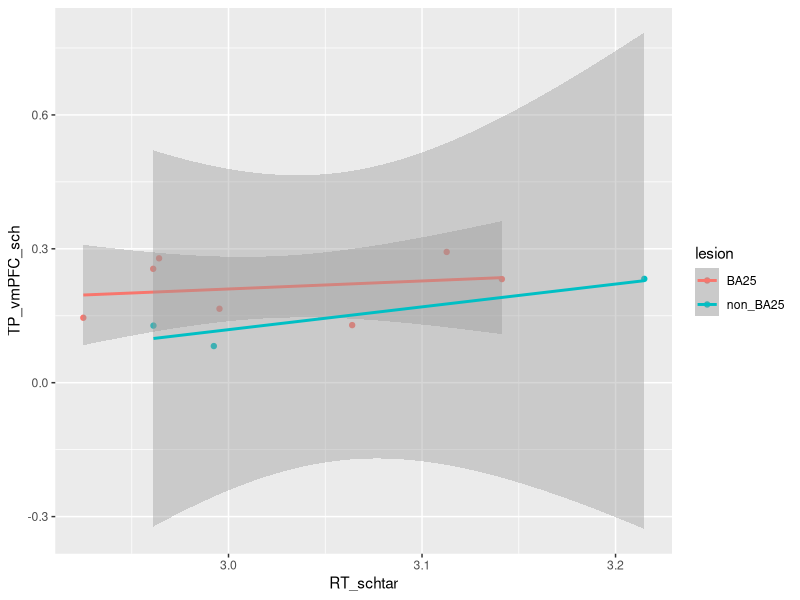
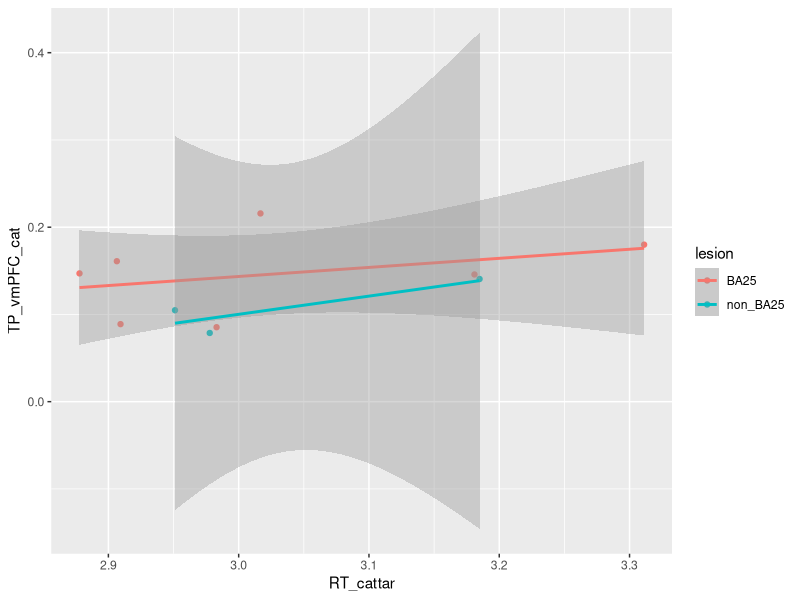
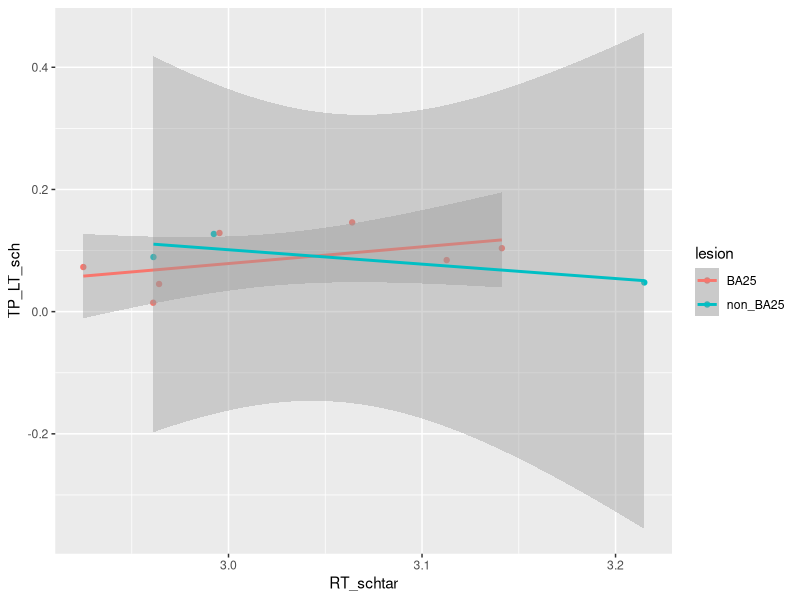
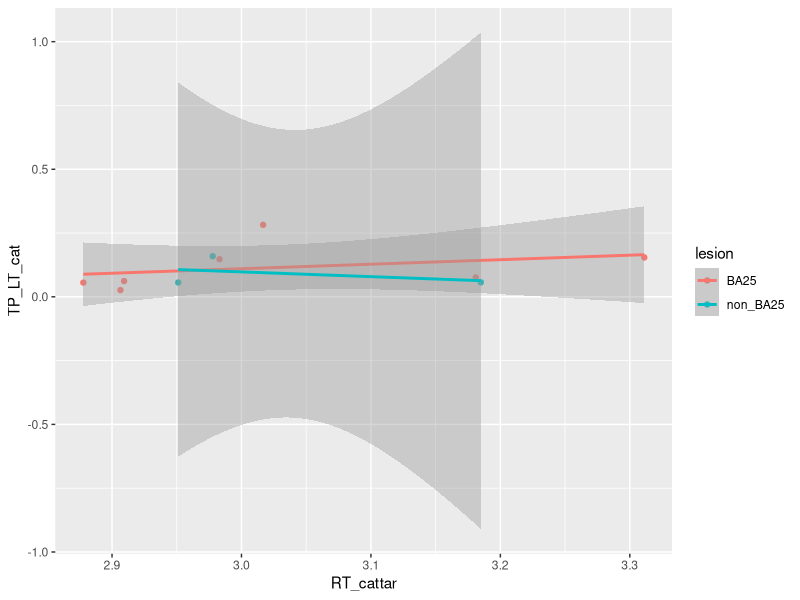
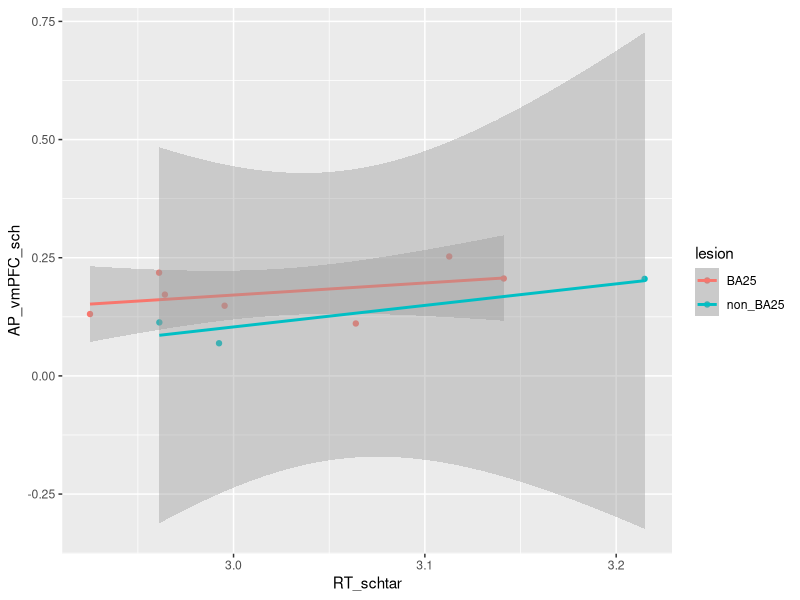
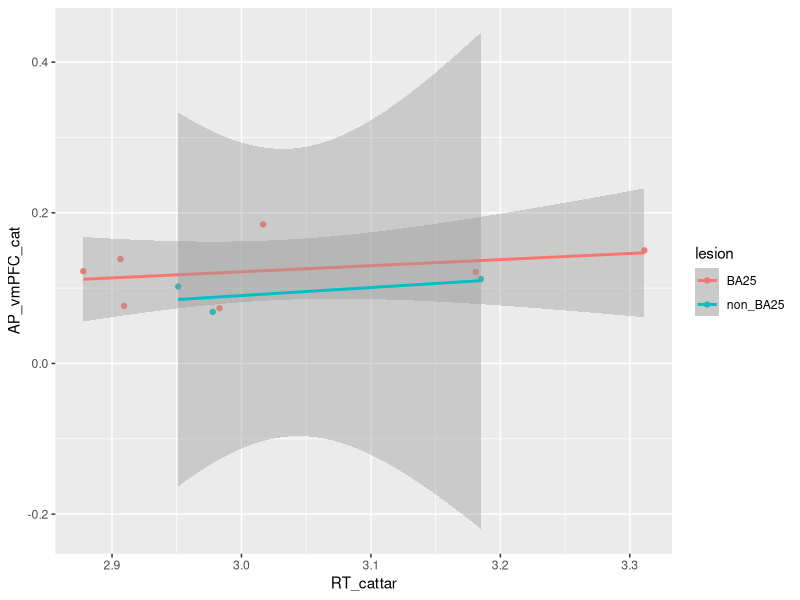
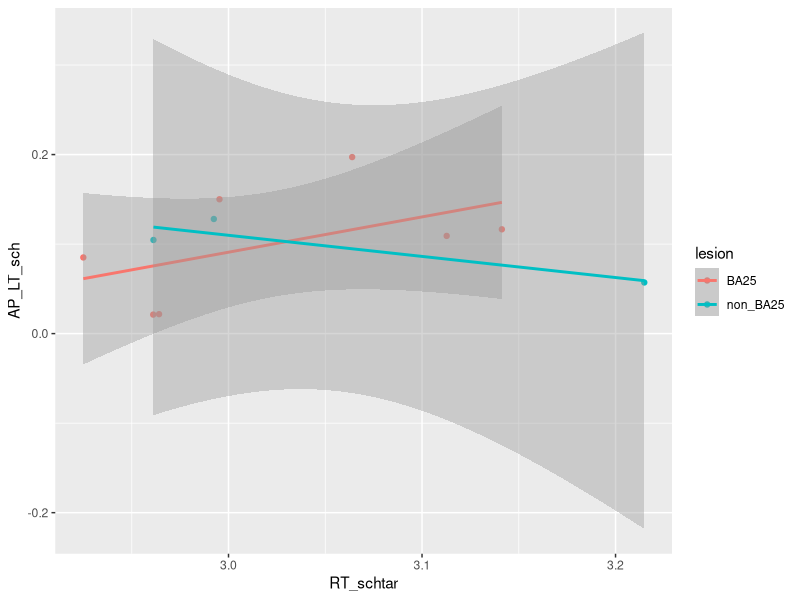
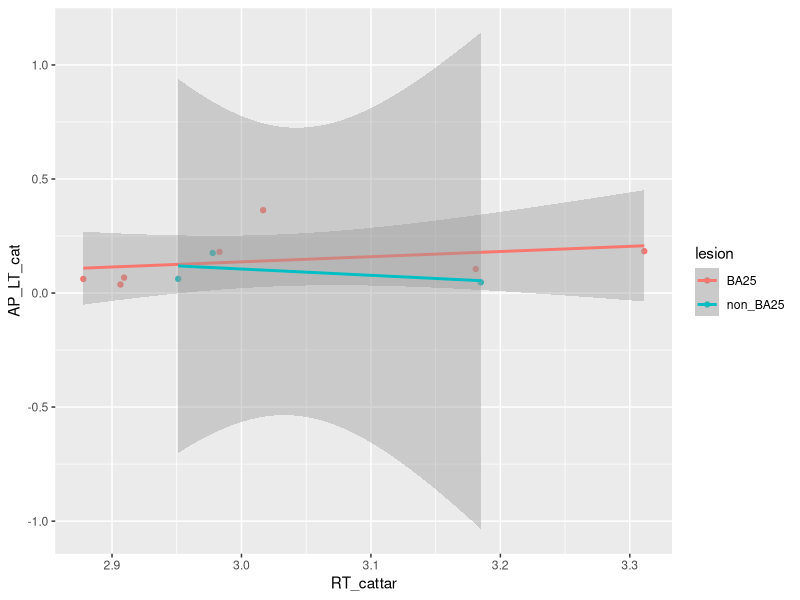

Source code (R) for these figures, in order:
## ---- chunk 1
knitr::opts_chunk$set(echo = TRUE)
library(tidyverse) #for making everything simpler
library(readxl) #to read in an excel sheet
library(ggplot2) #for plotting
library(dplyr) #in case I need to wrangle data
library(ggpubr) #also for plotting in case I need it
pre <- read_excel("wdata.xlsx", sheet = "pre") #reading in data for pe
post <- read_excel("wdata.xlsx", sheet = "post") #reading in the data for post
#to run this you'll have to set the working directory to wherever you need, right now it's set to my source file location
## ---- chunk 2
###these lines of code are correlating behavioural data and brain data and then making a messy plot with the data points and a best fit line for both BA 25 patients and non BA 25 patients. I'm only using RT here because accuracy was not distributed enough to produce reliable correlations. I am also not running Fisher's Z tests here because the correlations are just exploratory. Instead, I ran correlations for all patients and visualized the difference between groups using ggplot. 
cor.test(pre$RT_schtar, pre$TP_vmPFC_sch, method = c("pearson"), data = pre) #running Pearson's R

pre %>% #using ggplot to quickly plot
  ggplot(aes(RT_schtar, TP_vmPFC_sch, colour=lesion)) +
  geom_point() +
  geom_smooth(method=lm)

cor.test(pre$RT_cattar, pre$TP_vmPFC_cat, method = c("pearson"), data = pre)

pre %>%
  ggplot(aes(RT_cattar, TP_vmPFC_cat, colour=lesion)) +
  geom_point() +
  geom_smooth(method=lm)

cor.test(pre$RT_schtar, pre$TP_LT_sch, method = c("pearson"), data = pre)

pre %>%
  ggplot(aes(RT_schtar, TP_LT_sch, colour=lesion)) +
  geom_point() +
  geom_smooth(method=lm)

cor.test(pre$RT_cattar, pre$TP_LT_cat, method = c("pearson"), data = pre)

pre %>%
  ggplot(aes(RT_cattar, TP_LT_cat, colour=lesion)) +
  geom_point() +
  geom_smooth(method=lm)

cor.test(pre$RT_schtar, pre$AP_vmPFC_sch, method = c("pearson"), data = pre)

pre %>%
  ggplot(aes(RT_schtar, AP_vmPFC_sch, colour=lesion)) +
  geom_point() +
  geom_smooth(method=lm)

cor.test(pre$RT_cattar, pre$AP_vmPFC_cat, method = c("pearson"), data = pre)

pre %>%
  ggplot(aes(RT_cattar, AP_vmPFC_cat, colour=lesion)) +
  geom_point() +
  geom_smooth(method=lm)

cor.test(pre$RT_schtar, pre$AP_LT_sch, method = c("pearson"), data = pre)

pre %>%
  ggplot(aes(RT_schtar, AP_LT_sch, colour=lesion)) +
  geom_point() +
  geom_smooth(method=lm)

cor.test(pre$RT_cattar, pre$AP_LT_cat, method = c("pearson"), data = pre)

pre %>%
  ggplot(aes(RT_cattar, AP_LT_cat, colour=lesion)) +
  geom_point() +
  geom_smooth(method=lm)

cor.test(pre$RT_schtar, pre$BP_vmPFC_sch, method = c("pearson"), data = pre)

pre %>%
  ggplot(aes(RT_schtar, BP_vmPFC_sch, colour=lesion)) +
  geom_point() +
  geom_smooth(method=lm)

cor.test(pre$RT_cattar, pre$BP_vmPFC_cat, method = c("pearson"), data = pre)

pre %>%
  ggplot(aes(RT_cattar, BP_vmPFC_cat, colour=lesion)) +
  geom_point() +
  geom_smooth(method=lm)

cor.test(pre$RT_schtar, pre$BP_LT_sch, method = c("pearson"), data = pre)

pre %>%
  ggplot(aes(RT_schtar, BP_LT_sch, colour=lesion)) +
  geom_point() +
  geom_smooth(method=lm)

cor.test(pre$RT_cattar, pre$BP_LT_cat, method = c("pearson"), data = pre)

pre %>%
  ggplot(aes(RT_cattar, BP_LT_cat, colour=lesion)) +
  geom_point() +
  geom_smooth(method=lm)

cor.test(pre$RT_schtar, pre$AD_vmPFC_sch, method = c("pearson"), data = pre)

pre %>%
  ggplot(aes(RT_schtar, AD_vmPFC_sch, colour=lesion)) +
  geom_point() +
  geom_smooth(method=lm)

cor.test(pre$RT_cattar, pre$AD_vmPFC_cat, method = c("pearson"), data = pre)

pre %>%
  ggplot(aes(RT_cattar, AD_vmPFC_cat, colour=lesion)) +
  geom_point() +
  geom_smooth(method=lm)

cor.test(pre$RT_schtar, pre$AD_LT_sch, method = c("pearson"), data = pre)

pre %>%
  ggplot(aes(RT_schtar, AD_LT_sch, colour=lesion)) +
  geom_point() +
  geom_smooth(method=lm)

cor.test(pre$RT_cattar, pre$AD_LT_cat, method = c("pearson"), data = pre)

pre %>%
  ggplot(aes(RT_cattar, AD_LT_cat, colour=lesion)) +
  geom_point() +
  geom_smooth(method=lm)

cor.test(pre$RT_schtar, pre$TD_vmPFC_sch, method = c("pearson"), data = pre)

pre %>%
  ggplot(aes(RT_schtar, TD_vmPFC_sch, colour=lesion)) +
  geom_point() +
  geom_smooth(method=lm)

cor.test(pre$RT_cattar, pre$TD_vmPFC_cat, method = c("pearson"), data = pre)

pre %>%
  ggplot(aes(RT_cattar, TD_vmPFC_cat, colour=lesion)) +
  geom_point() +
  geom_smooth(method=lm)
## ---- chunk 3
###The following tests are running Wilcoxon W tests for the pre-stimulus brain data, running two-sided Wilcoxon W tests
#the first 12 are for power (absolute value of amplitude in a certain frequency), the remaining are DICS (amplitude values in a certain frequency)
TP_vmPFC_sch <- wilcox.test(TP_vmPFC_sch ~ lesion, exact = F, alternative = "two.sided", data=pre)
TP_vmPFC_cat <- wilcox.test(TP_vmPFC_cat ~ lesion, exact = F, alternative = "two.sided", data=pre)
TP_LT_sch <- wilcox.test(TP_LT_sch ~ lesion, exact = F, alternative = "two.sided", data=pre)
TP_LT_cat <- wilcox.test(TP_LT_cat ~ lesion, exact = F, alternative = "two.sided", data=pre)
AP_vmPFC_sch	<- wilcox.test(AP_vmPFC_sch ~ lesion, exact = F, alternative = "two.sided", data=pre)
AP_vmPFC_cat	<- wilcox.test(AP_vmPFC_cat ~ lesion, exact = F, alternative = "two.sided", data=pre)
AP_LT_sch <- wilcox.test(AP_LT_sch ~ lesion, exact = F, alternative = "two.sided", data=pre)
AP_LT_cat <- wilcox.test(AP_LT_cat ~ lesion, exact = F, alternative = "two.sided", data=pre)
BP_vmPFC_sch <- wilcox.test(BP_vmPFC_sch ~ lesion, exact = F, alternative = "two.sided", data=pre)
BP_vmPFC_cat <- wilcox.test(BP_vmPFC_cat ~ lesion, exact = F, alternative = "two.sided", data=pre)
BP_LT_sch <- wilcox.test(BP_LT_sch ~ lesion, exact = F, alternative = "two.sided", data=pre)
BP_LT_cat <- wilcox.test(BP_LT_cat ~ lesion, exact = F, alternative = "two.sided", data=pre)

TD_vmPFC_sch <- wilcox.test(TD_vmPFC_sch ~ lesion, exact = F, alternative = "two.sided", data=pre)
TD_vmPFC_cat <- wilcox.test(TD_vmPFC_cat ~ lesion, exact = F, alternative = "two.sided", data=pre)
AD_vmPFC_sch <- wilcox.test(AD_vmPFC_sch ~ lesion, exact = F, alternative = "two.sided", data=pre)
AD_vmPFC_cat <- wilcox.test(AD_vmPFC_cat ~ lesion, exact = F, alternative = "two.sided", data=pre)		
AD_LT_sch <- wilcox.test(AD_LT_sch ~ lesion, exact = F, alternative = "two.sided", data=pre)
AD_LT_cat <- wilcox.test(AD_LT_cat ~ lesion, exact = F, alternative = "two.sided", data=pre)
## ---- chunk 4
###these lines of code are correlating behavioural data and brain data and then making a messy plot with the data points and a best fit line for both BA 25 patients and non BA 25 patients. I'm only using RT here because accuracy was not distributed enough to produce reliable correlations. I am also not running Fisher's Z tests here because the correlations are just exploratory. Instead, I ran correlations for all patients and visualized the difference between groups using ggplot. 
cor.test(post$RT_schtar, post$TP_vmPFC_schtar, method = c("pearson"), data = post)

post %>%
  ggplot(aes(RT_schtar, TP_vmPFC_schtar, colour=lesion)) +
  geom_point() +
  geom_smooth(method=lm)

cor.test(post$RT_cattar, post$TP_vmPFC_cattar, method = c("pearson"), data = post)

post %>%
  ggplot(aes(RT_cattar, TP_vmPFC_cattar, colour=lesion)) +
  geom_point() +
  geom_smooth(method=lm)

cor.test(post$RT_schlur, post$TP_vmPFC_schlur, method = c("pearson"), data = post)

post %>%
  ggplot(aes(RT_schlur, TP_vmPFC_schlur, colour=lesion)) +
  geom_point() +
  geom_smooth(method=lm)

cor.test(post$RT_catlur, post$TP_vmPFC_catlur, method = c("pearson"), data = post)

post %>%
  ggplot(aes(RT_catlur, TP_vmPFC_catlur, colour=lesion)) +
  geom_point() +
  geom_smooth(method=lm)

cor.test(post$RT_schtar, post$TP_LT_schtar, method = c("pearson"), data = post)

post %>%
  ggplot(aes(RT_schtar, TP_LT_schtar, colour=lesion)) +
  geom_point() +
  geom_smooth(method=lm)

cor.test(post$RT_cattar, post$TP_LT_cattar, method = c("pearson"), data = post)

post %>%
  ggplot(aes(RT_cattar, TP_LT_cattar, colour=lesion)) +
  geom_point() +
  geom_smooth(method=lm)

cor.test(post$RT_schlur, post$TP_LT_schlur, method = c("pearson"), data = post)

post %>%
  ggplot(aes(RT_schlur, TP_LT_schlur, colour=lesion)) +
  geom_point() +
  geom_smooth(method=lm)

cor.test(post$RT_catlur, post$TP_LT_catlur, method = c("pearson"), data = post)

post %>%
  ggplot(aes(RT_catlur, TP_LT_catlur, colour=lesion)) +
  geom_point() +
  geom_smooth(method=lm)

cor.test(post$RT_schtar, post$AP_vmPFC_schtar, method = c("pearson"), data = post)

post %>%
  ggplot(aes(RT_schtar, AP_vmPFC_schtar, colour=lesion)) +
  geom_point() +
  geom_smooth(method=lm)

cor.test(post$RT_cattar, post$AP_vmPFC_cattar, method = c("pearson"), data = post)

post %>%
  ggplot(aes(RT_cattar, AP_vmPFC_cattar, colour=lesion)) +
  geom_point() +
  geom_smooth(method=lm)

cor.test(post$RT_schlur, post$AP_vmPFC_schlur, method = c("pearson"), data = post)

post %>%
  ggplot(aes(RT_schlur, AP_vmPFC_schlur, colour=lesion)) +
  geom_point() +
  geom_smooth(method=lm)

cor.test(post$RT_catlur, post$AP_vmPFC_catlur, method = c("pearson"), data = post)

post %>%
  ggplot(aes(RT_catlur, AP_vmPFC_catlur, colour=lesion)) +
  geom_point() +
  geom_smooth(method=lm)

cor.test(post$RT_schtar, post$AP_LT_schtar, method = c("pearson"), data = post)

post %>%
  ggplot(aes(RT_schtar, AP_LT_schtar, colour=lesion)) +
  geom_point() +
  geom_smooth(method=lm)

cor.test(post$RT_cattar, post$AP_LT_cattar, method = c("pearson"), data = post)

post %>%
  ggplot(aes(RT_cattar, AP_LT_cattar, colour=lesion)) +
  geom_point() +
  geom_smooth(method=lm)

cor.test(post$RT_schlur, post$AP_LT_schlur, method = c("pearson"), data = post)

post %>%
  ggplot(aes(RT_schlur, AP_LT_schlur, colour=lesion)) +
  geom_point() +
  geom_smooth(method=lm)

cor.test(post$RT_catlur, post$AP_LT_catlur, method = c("pearson"), data = post)

post %>%
  ggplot(aes(RT_catlur, AP_LT_catlur, colour=lesion)) +
  geom_point() +
  geom_smooth(method=lm)

cor.test(post$RT_schtar, post$BP_LT_schtar, method = c("pearson"), data = post)

post %>%
  ggplot(aes(RT_schtar, BP_LT_schtar, colour=lesion)) +
  geom_point() +
  geom_smooth(method=lm)

cor.test(post$RT_cattar, post$BP_LT_cattar, method = c("pearson"), data = post)

post %>%
  ggplot(aes(RT_cattar, BP_LT_cattar, colour=lesion)) +
  geom_point() +
  geom_smooth(method=lm)

cor.test(post$RT_schlur, post$BP_LT_schlur, method = c("pearson"), data = post)

post %>%
  ggplot(aes(RT_schlur, BP_LT_schlur, colour=lesion)) +
  geom_point() +
  geom_smooth(method=lm)

cor.test(post$RT_catlur, post$BP_LT_catlur, method = c("pearson"), data = post)

post %>%
  ggplot(aes(RT_catlur, BP_LT_catlur, colour=lesion)) +
  geom_point() +
  geom_smooth(method=lm)

cor.test(post$RT_schtar, post$AD_vmPFC_schtar, method = c("pearson"), data = post)

post %>%
  ggplot(aes(RT_schtar, AD_vmPFC_schtar, colour=lesion)) +
  geom_point() +
  geom_smooth(method=lm)

cor.test(post$RT_cattar, post$AD_vmPFC_cattar, method = c("pearson"), data = post)

post %>%
  ggplot(aes(RT_cattar, AD_vmPFC_cattar, colour=lesion)) +
  geom_point() +
  geom_smooth(method=lm)

cor.test(post$RT_schlur, post$AD_vmPFC_schlur, method = c("pearson"), data = post)

post %>%
  ggplot(aes(RT_schlur, AD_vmPFC_schlur, colour=lesion)) +
  geom_point() +
  geom_smooth(method=lm)

cor.test(post$RT_catlur, post$AD_vmPFC_catlur, method = c("pearson"), data = post)

post %>%
  ggplot(aes(RT_catlur, AD_vmPFC_catlur, colour=lesion)) +
  geom_point() +
  geom_smooth(method=lm)

cor.test(post$RT_schtar, post$AD_LT_schtar, method = c("pearson"), data = post)

post %>%
  ggplot(aes(RT_schtar, AD_LT_schtar, colour=lesion)) +
  geom_point() +
  geom_smooth(method=lm)

cor.test(post$RT_cattar, post$AD_LT_cattar, method = c("pearson"), data = post)

post %>%
  ggplot(aes(RT_cattar, AD_LT_cattar, colour=lesion)) +
  geom_point() +
  geom_smooth(method=lm)

cor.test(post$RT_schlur, post$AD_LT_schlur, method = c("pearson"), data = post)

post %>%
  ggplot(aes(RT_schlur, AD_LT_schlur, colour=lesion)) +
  geom_point() +
  geom_smooth(method=lm)

cor.test(post$RT_catlur, post$AD_LT_catlur, method = c("pearson"), data = post)

post %>%
  ggplot(aes(RT_catlur, AD_LT_catlur, colour=lesion)) +
  geom_point() +
  geom_smooth(method=lm)

cor.test(post$RT_schtar, post$BD_LT_schtar, method = c("pearson"), data = post)

post %>%
  ggplot(aes(RT_schtar, BD_LT_schtar, colour=lesion)) +
  geom_point() +
  geom_smooth(method=lm)

cor.test(post$RT_cattar, post$BD_LT_cattar, method = c("pearson"), data = post)

post %>%
  ggplot(aes(RT_cattar, BD_LT_cattar, colour=lesion)) +
  geom_point() +
  geom_smooth(method=lm)

cor.test(post$RT_schlur, post$BD_LT_schlur, method = c("pearson"), data = post)

post %>%
  ggplot(aes(RT_schlur, BD_LT_schlur, colour=lesion)) +
  geom_point() +
  geom_smooth(method=lm)

cor.test(post$RT_catlur, post$BD_LT_catlur, method = c("pearson"), data = post)

post %>%
  ggplot(aes(RT_catlur, BD_LT_catlur, colour=lesion)) +
  geom_point() +
  geom_smooth(method=lm)
## ---- chunk 5
###running the wilcoxon W test on post-stimulus data
#the first 8 tests are for behavioural data (RT & accuracy), I'm running a two-sided wilcoxon W test
RT_schtar <- wilcox.test(RT_schtar ~ lesion, exact = F, alternative = "two.sided", data=post)
RT_schlur <- wilcox.test(RT_schlur ~ lesion, exact = F, alternative = "two.sided", data=post)
RT_cattar <- wilcox.test(RT_cattar ~ lesion, exact = F, alternative = "two.sided", data=post)
RT_catlur <- wilcox.test(RT_catlur ~ lesion, exact = F, alternative = "two.sided", data=post)
acc_schtar <- wilcox.test(acc_schtar ~ lesion, exact = F, alternative = "two.sided", data=post)
acc_schlur <- wilcox.test(acc_schlur ~ lesion, exact = F, alternative = "two.sided", data=post)
acc_cattar <- wilcox.test(acc_cattar ~ lesion, exact = F, alternative = "two.sided", data=post)
acc_catlur <- wilcox.test(acc_catlur ~ lesion, exact = F, alternative = "two.sided", data=post)
###The following tests are running Wilcoxon W tests for the post-stimulus brain data, again running two-sided Wilcoxon W tests
#the first 20 are for power (absolute value of amplitude in a certain frequency), the remaining are DICS (amplitude values in a certain frequency)
TP_vmPFC_schtar <- wilcox.test(TP_vmPFC_schtar ~ lesion, exact = F, alternative = "two.sided", data=post)
TP_vmPFC_schlur <- wilcox.test(TP_vmPFC_schlur ~ lesion, exact = F, alternative = "two.sided", data=post)
TP_vmPFC_cattar <- wilcox.test(TP_vmPFC_cattar ~ lesion, exact = F, alternative = "two.sided", data=post)
TP_vmPFC_catlur <- wilcox.test(TP_vmPFC_catlur ~ lesion, exact = F, alternative = "two.sided", data=post)
TP_LT_schtar <- wilcox.test(TP_LT_schtar ~ lesion, exact = F, alternative = "two.sided", data=post)
TP_LT_schlur <- wilcox.test(TP_LT_schlur ~ lesion, exact = F, alternative = "two.sided", data=post)
TP_LT_cattar <- wilcox.test(TP_LT_cattar ~ lesion, exact = F, alternative = "two.sided", data=post)
TP_LT_catlur <- wilcox.test(TP_LT_catlur ~ lesion, exact = F, alternative = "two.sided", data=post)
AP_vmPFC_schtar	<- wilcox.test(AP_vmPFC_schtar ~ lesion, exact = F, alternative = "two.sided", data=post)
AP_vmPFC_schlur <- wilcox.test(AP_vmPFC_schlur ~ lesion, exact = F, alternative = "two.sided", data=post)
AP_vmPFC_cattar	<- wilcox.test(AP_vmPFC_cattar ~ lesion, exact = F, alternative = "two.sided", data=post)
AP_vmPFC_catlur	<- wilcox.test(AP_vmPFC_catlur ~ lesion, exact = F, alternative = "two.sided", data=post)
AP_LT_schtar <- wilcox.test(AP_LT_schtar ~ lesion, exact = F, alternative = "two.sided", data=post)
AP_LT_schlur <- wilcox.test(AP_LT_schlur ~ lesion, exact = F, alternative = "two.sided", data=post)
AP_LT_cattar <- wilcox.test(AP_LT_cattar ~ lesion, exact = F, alternative = "two.sided", data=post)
AP_LT_catlur <- wilcox.test(AP_LT_catlur ~ lesion, exact = F, alternative = "two.sided", data=post)	
BP_LT_schtar <- wilcox.test(BP_LT_schtar ~ lesion, exact = F, alternative = "two.sided", data=post)	
BP_LT_schlur <- wilcox.test(BP_LT_schlur ~ lesion, exact = F, alternative = "two.sided", data=post)
BP_LT_cattar <- wilcox.test(BP_LT_cattar ~ lesion, exact = F, alternative = "two.sided", data=post)	
BP_LT_catlur <- wilcox.test(BP_LT_catlur ~ lesion, exact = F, alternative = "two.sided", data=post)	
AD_vmPFC_schtar <- wilcox.test(AD_vmPFC_schtar ~ lesion, exact = F, alternative = "two.sided", data=post)
AD_vmPFC_schlur <- wilcox.test(AD_vmPFC_schlur ~ lesion, exact = F, alternative = "two.sided", data=post)
AD_vmPFC_cattar <- wilcox.test(AD_vmPFC_cattar ~ lesion, exact = F, alternative = "two.sided", data=post)		
AD_vmPFC_catlur <- wilcox.test(AD_vmPFC_catlur ~ lesion, exact = F, alternative = "two.sided", data=post)
AD_LT_schtar <- wilcox.test(AD_LT_schtar ~ lesion, exact = F, alternative = "two.sided", data=post)		
AD_LT_schlur <- wilcox.test(AD_LT_schlur ~ lesion, exact = F, alternative = "two.sided", data=post)
AD_LT_cattar <- wilcox.test(AD_LT_cattar ~ lesion, exact = F, alternative = "two.sided", data=post)	
AD_LT_catlur <- wilcox.test(AD_LT_catlur ~ lesion, exact = F, alternative = "two.sided", data=post)	
BD_LT_schtar <- wilcox.test(BD_LT_schtar ~ lesion, exact = F, alternative = "two.sided", data=post)	
BD_LT_schlur <- wilcox.test(BD_LT_schlur ~ lesion, exact = F, alternative = "two.sided", data=post)	
BD_LT_cattar <- wilcox.test(BD_LT_cattar ~ lesion, exact = F, alternative = "two.sided", data=post)	
BD_LT_catlur <- wilcox.test(BD_LT_catlur ~ lesion, exact = F, alternative = "two.sided", data=post)
